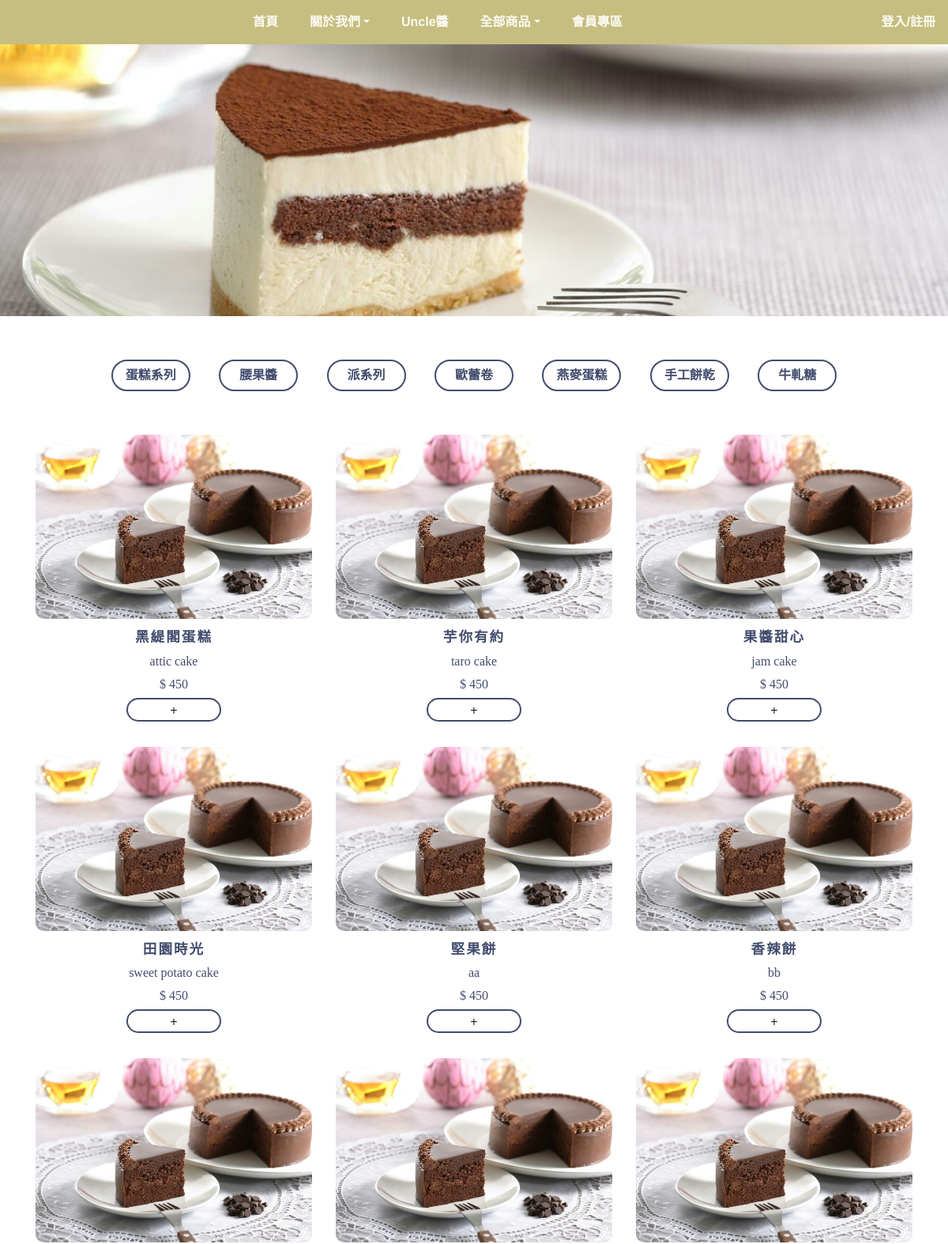
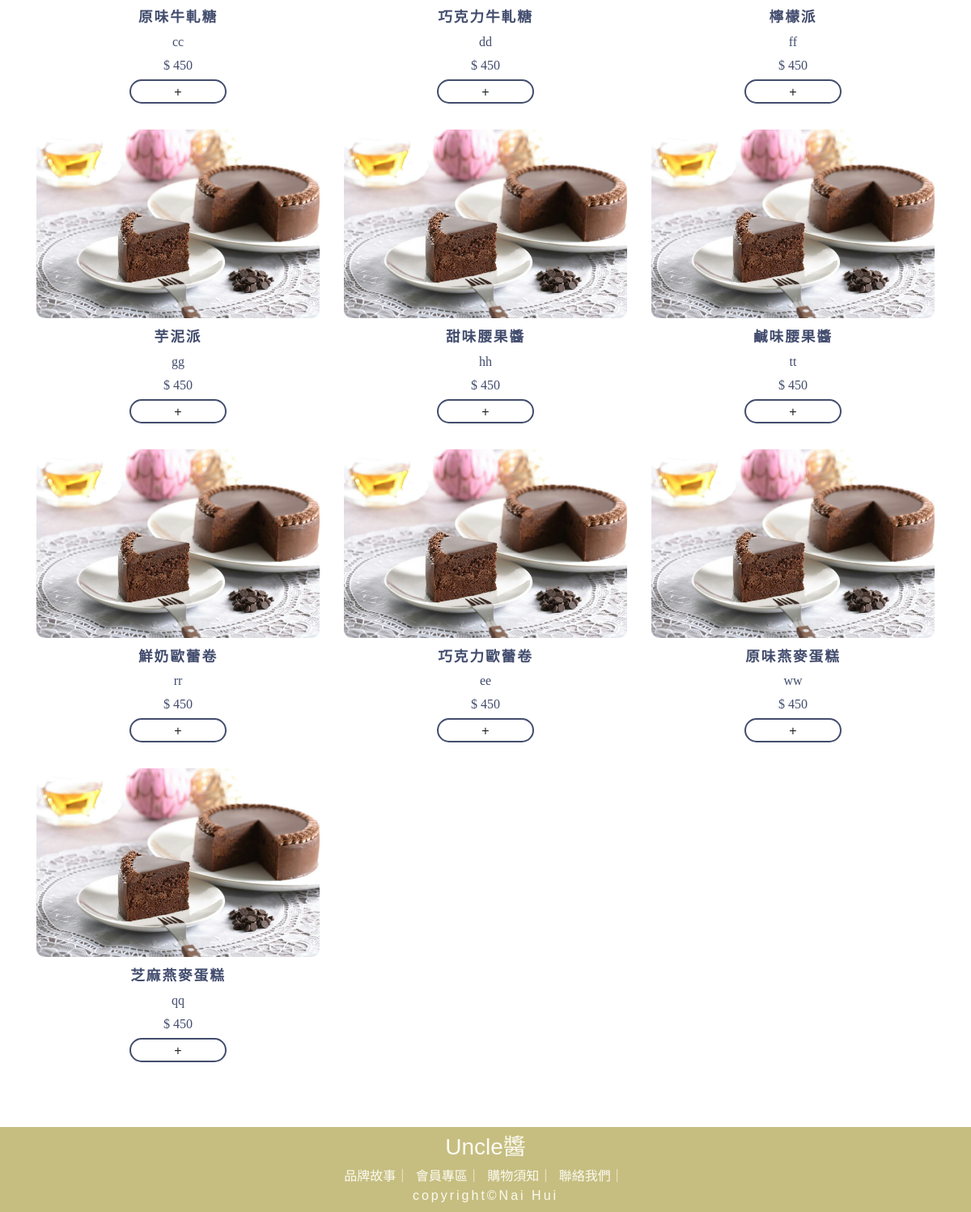
The page /product.php on the database its author committed (2 pictures, top to bottom).
### tables this page shows
CREATE TABLE `product` (
  `id` int(10) UNSIGNED NOT NULL,
  `product_num` varchar(255) NOT NULL,
  `type` varchar(16) NOT NULL,
  `name_zh` varchar(16) NOT NULL,
  `name_en` varchar(64) DEFAULT NULL,
  `price` int(11) NOT NULL,
  `description` text NOT NULL DEFAULT '',
  `img` longtext NOT NULL DEFAULT ''
);

### product.php (the view, shortened to what this page needs)
<!DOCTYPE html>
<html lang="zh-tw">
<head>
  <link rel="stylesheet" href="css/fontawesome.css">
  <link rel="stylesheet" href="css/bootstrap.css" />
  <link rel="stylesheet" href="css/styleHome.css" />
  <link rel="stylesheet" href="css/styleProduct.css" />
</head>
<body>
  <?php
  $db = new PDO("mysql:host=127.0.0.1;dbname=s1080412;charset=utf8", "root", "");
  $sql = "SELECT * FROM product WHERE 1";
  $products = $db->query($sql)->fetchAll();
  ?>
  <header>
    <nav class="navbar navbar-expand-lg navbar-color navbar-bg fixed-top">
      <div class="collapse navbar-collapse" id="navbar">
        <ul class="navbar-nav m-auto">
          <li id="home" class="nav-item"><a class="nav-link mr-4" href="index.php">首頁</a></li>
          <li class="nav-item dropdown">
            <a id="dropdown-about" class="nav-link mr-4 dropdown-toggle" href="#" data-toggle="dropdown">關於我們</a>
          </li>
          <li class="nav-brand">
            <a class="nav-link d-none d-lg-block mr-4" href="index.php">Uncle醬</a>
          </li>
          <li class="nav-item dropdown">
            <a id="dropdown-product" class="nav-link mr-4 dropdown-toggle" href="#" data-toggle="dropdown">全部商品</a>
          </li>
          <li id="home" class="nav-item"><a class="nav-link mr-4" href="member.php">會員專區</a></li>
        </ul>
        <div id="join">
          <a class="navbar-item" href="#">登入/註冊</a>
        </div>
      </div>
    </nav>
  </header>
  <section id="productBanner">
    <img src="img/product/cake-tiramisu.jpg" alt="">
  </section>
  <section id="productList" class="d-flex align-items-center justify-content-center ">
    <div class="btnlist d-none d-sm-block">
      <button class="btn btn-outline-uncle mx-3"><a href="">蛋糕系列</a></button>
      <button class="btn btn-outline-uncle mx-3"><a href="">腰果醬</a></button>
      <button class="btn btn-outline-uncle mx-3"><a href="">派系列</a></button>
      <button class="btn btn-outline-uncle mx-3"><a href="">歐蕾卷</a></button>
      <button class="btn btn-outline-uncle mx-3"><a href="">燕麥蛋糕</a></button>
      <button class="btn btn-outline-uncle mx-3"><a href="">手工餅乾</a></button>
      <button class="btn btn-outline-uncle mx-3"><a href="">牛軋糖</a></button>
    </div>
  </section>
  <section id="productDisplay" class="mb-auto mb-md-5">
    <div class="container">
      <div class="row flex-wrap">
        <?php
        foreach ($products as $product) {
        ?>
          <div class="col-6 col-md-4 text-center">
            <div class="pro_img">
              <img class="img-fluid" src="<?=($product['img']!=null)?$product['img'] :'img/product/cake-chcolate.jpg' ;?>" alt="巧克力蛋糕">
            </div>
            <div class="pro_info">
              <a href="/1_www_practice/Git/webtraining_PHP/Uncle-jam-project/product_detail.php?p_id=<?=$product['product_num']?>">
                <div class="pro_name"><?=$product['name_zh']?></div>
                <div class="pro_name_en"><?=$product['name_en']?></div>
                <div class="pro_price">$ <?=$product['price']?></div>
              </a>
            </div>
            <div class="btn btn-outline-uncle addToCar" onmouseover="this.innerHTML = '加入購物車'" onmouseout="this.innerHTML = '+'">+
            </div>
          </div>
        <?php
        }
        ?>
  </section>
  <footer id="footerZone" class="p-2 uncle-bg-dark">
    <div class="text-uncle-light d-flex flex-column align-items-center justify-content-between">
      <h3><a class="h3" href="index.php">Uncle醬</a></h3>
      <div id=footerList>
        <span class="mr-1"><a href="index.php#brandStory">品牌故事</a>｜</span>
        <span class="mr-1"><a href="member.php">會員專區</a>｜</span>
        <span class="mr-1"><a href="">購物須知</a>｜</span>
        <span class="mr-1"><a href="index.php#contactUs">聯絡我們</a>｜</span>
      </div>
      <span class="copyright">copyright©Nai Hui</span>
    </div>
</body>
</html>

### css/styleHome.css (style rules this page uses)
body { height: 100vh; font-family: 'Noto Sans TC', sans-serif; }
.text-uncle-light { color: #FCFAF2; }
.uncle-bg-dark { background: #C6BE80; }
a { color: #424C6D; }
.navbar-bg { background: #C6BE80; }
.navbar-color a { color: #FCFAF2; font-weight: bold; }
.btn-outline-uncle { border: 2px solid #424C6D; border-radius: 30px; }
.btn-outline-uncle a { color: #424C6D; font-weight: bold; border-color: #424C6D; }
#footerZone a { color: #FCFAF2; }
.copyright { letter-spacing: 3px; }

### css/styleProduct.css (style rules this page uses)
body { background-color: white; }
#productBanner img { width: 100%; height: 400px; object-fit: cover; }
#productList { height: 150px; }
#productList button { width: 100px; height: 40px; border-radius: 30px; }
#productDisplay { color: #1F2640; }
.pro_img img { border-radius: 10px; }
.pro_img { position: relative; }
.pro_item, .pro_price { display: inline-block; }
#productDisplay .btn { width: 120px; height: 30px; line-height: 15px; }
.pro_name { font-weight: bold; margin: 10px 0 5px 0; letter-spacing: 2px; font-size: 1.1rem; }
.pro_name_en { font-family: 'Inria Serif', serif !important; margin: 5px 0; }
.pro_price { font-family: 'Inria Serif', serif !important; margin-bottom: 5px; }
.addToCar { margin-bottom: 2rem; }

### rows shown on the page
product: name_zh "黑緹閣蛋糕", name_en "attic cake", price "450"
product: name_zh "芋你有約", name_en "taro cake", price "450"
product: name_zh "果醬甜心", name_en "jam cake", price "450"
product: name_zh "田園時光", name_en "sweet potato cake", price "450"
product: name_zh "堅果餅", name_en "aa", price "450"
product: name_zh "香辣餅", name_en "bb", price "450"
product: name_zh "原味牛軋糖", name_en "cc", price "450"
product: name_zh "巧克力牛軋糖", name_en "dd", price "450"
product: name_zh "檸檬派", name_en "ff", price "450"
product: name_zh "芋泥派", name_en "gg", price "450"
product: name_zh "甜味腰果醬", name_en "hh", price "450"
product: name_zh "鹹味腰果醬", name_en "tt", price "450"
product: name_zh "鮮奶歐蕾卷", name_en "rr", price "450"
product: name_zh "巧克力歐蕾卷", name_en "ee", price "450"
product: name_zh "原味燕麥蛋糕", name_en "ww", price "450"
product: name_zh "芝麻燕麥蛋糕", name_en "qq", price "450"
